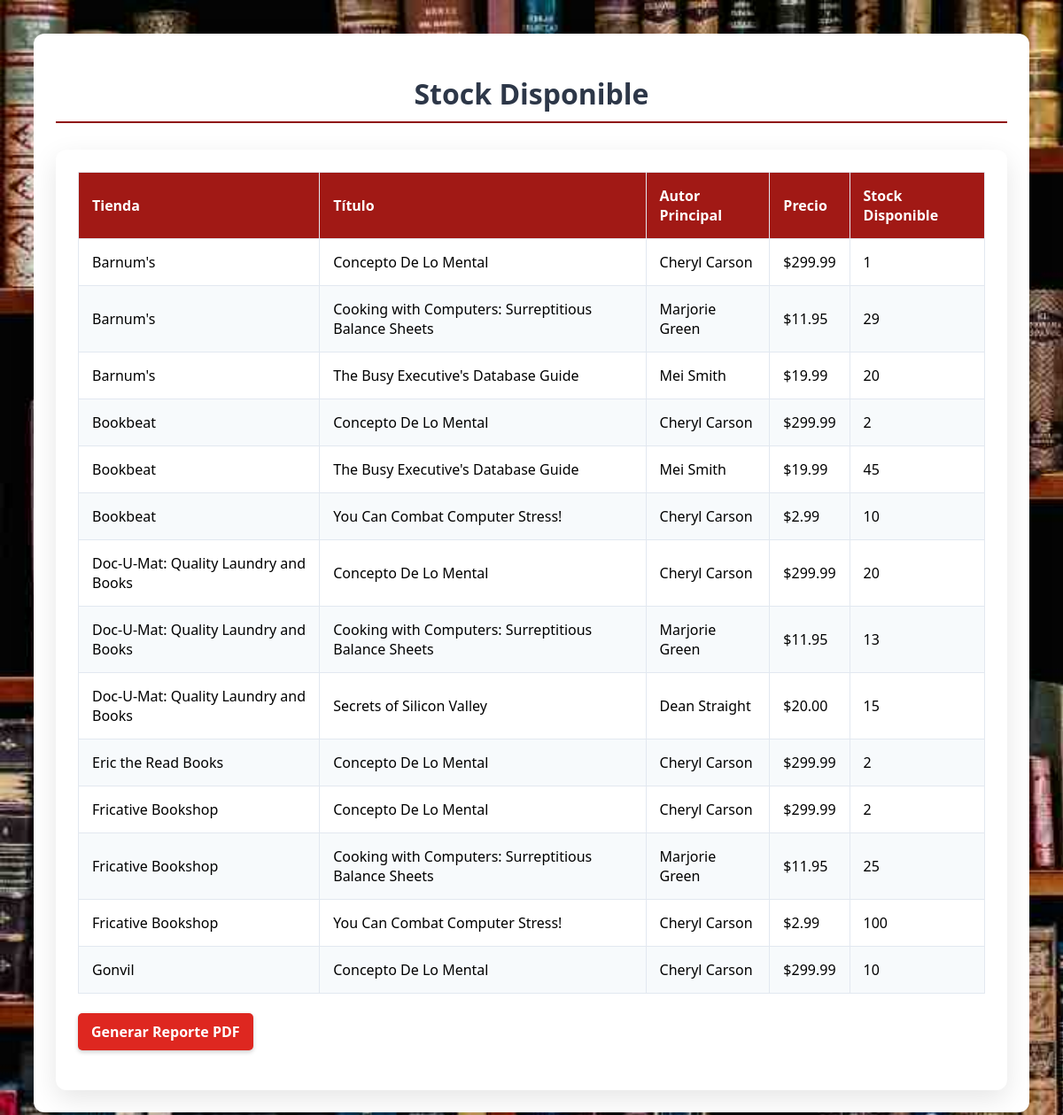
The app's page /cliente.php with its own data.
### tables this page shows
CREATE TABLE `stockinstores` (
  `stor_id` char(4) NOT NULL,
  `title_id` varchar(6) NOT NULL,
  `qty` int(11) NOT NULL
);

CREATE TABLE `stores` (
  `stor_id` char(4) NOT NULL,
  `stor_name` varchar(40) DEFAULT NULL,
  `stor_address` varchar(40) DEFAULT NULL,
  `city` varchar(20) DEFAULT NULL,
  `state` char(2) DEFAULT NULL,
  `zip` char(5) DEFAULT NULL
);

CREATE TABLE `titles` (
  `title_id` varchar(6) NOT NULL,
  `title` varchar(80) NOT NULL,
  `type` char(12) NOT NULL DEFAULT 'UNDECIDED',
  `pub_id` char(4) DEFAULT NULL,
  `price` decimal(10,4) DEFAULT NULL,
  `advance` decimal(10,4) DEFAULT NULL,
  `royalty` int(11) DEFAULT NULL,
  `ytd_sales` int(11) DEFAULT NULL,
  `notes` varchar(200) DEFAULT NULL,
  `pubdate` datetime NOT NULL DEFAULT current_timestamp()
);

### cliente.php (the view, shortened to what this page needs)
<?php
require 'conexion.php';
try {
    $sql_vista = "
        SELECT
            S.stor_name AS Tienda,
            T.title AS Titulo,
            CONCAT(A.au_fname, ' ', A.au_lname) AS AutorPrincipal,
            T.price AS Precio,
            SIS.qty AS StockDisponible
        FROM
            stores S
        INNER JOIN
            stockInStores SIS ON S.stor_id = SIS.stor_id
        INNER JOIN
            titles T ON SIS.title_id = T.title_id
        INNER JOIN
            titleauthor TA ON T.title_id = TA.title_id
        INNER JOIN
            authors A ON TA.au_id = A.au_id
        WHERE
            TA.au_ord = 1
            AND SIS.qty > 0
        ORDER BY
            S.stor_name, T.title;
    ";
    $stmt = $pdo->query($sql_vista);
    $inventario = $stmt->fetchAll(PDO::FETCH_ASSOC);
} catch (PDOException $e) {
    echo "Error al obtener la vista: " . $e->getMessage();
    $inventario = [];
}
?>
<!DOCTYPE html>
<html lang="es">
<head>
</head>
<body>
    <div class="data-section">
        <h1>Stock Disponible</h1>
    <div class="data-section">
        <table>
            <thead>
                <tr>
                    <th>Tienda</th>
                    <th>Título</th>
                    <th>Autor Principal</th>
                    <th>Precio</th>
                    <th>Stock Disponible</th>
                </tr>
            </thead>
            <tbody>
                <?php if (!empty($inventario)): ?>
                    <?php foreach ($inventario as $fila): ?>
                        <tr>
                            <td><?php echo htmlspecialchars($fila['Tienda']); ?></td>
                            <td><?php echo htmlspecialchars($fila['Titulo']); ?></td>
                            <td><?php echo htmlspecialchars($fila['AutorPrincipal']); ?></td>
                            <td>$<?php echo htmlspecialchars(number_format($fila['Precio'], 2)); ?></td>
                            <td><?php echo htmlspecialchars($fila['StockDisponible']); ?></td>
                        </tr>
                    <?php endforeach; ?>
                <?php else: ?>
                    <tr>
                        <td colspan="5" style="text-align: center;">No se encontraron datos de inventario.</td>
                    </tr>
                <?php endif; ?>
            </tbody>
        </table>
        <br>
        <a href="generar_pdf.php" target="_blank">Generar Reporte PDF</a>
    </div>
</body>
</html>

### cliente.php (style rules this page uses)
body { font-family: 'Segoe UI', sans-serif; background-image: url('img/bibliotecas.jpg'); background-size: cover; background-repeat: no-repeat; background-attachment: fixed; padding: 30px; }
.data-section { max-width: 1200px; margin: 0 auto; background: white; padding: 25px; border-radius: 12px; box-shadow: 0 10px 30px rgba(0,0,0,0.1); }
h1 { text-align: center; color: #2d3748; margin-bottom: 30px; border-bottom: 2px solid #8f0d0d; padding-bottom: 10px; }
table { width: 100%; border-collapse: collapse; }
th, td { padding: 15px; text-align: left; border: 1px solid #e2e8f0; }
th { background-color: #a11915; color: white; font-weight: 600; }
tr:nth-child(even) { background-color: #f7fafc; }
a { display: inline-block; padding: 10px 15px; margin-bottom: 20px; background-color: #de2720; color: white; text-decoration: none; border-radius: 5px; font-weight: bold; box-shadow: 0 2px 5px rgba(0,0,0,0.2); justify-content:center; }

### records on screen
stockinstores: stor.stor_name "Barnum's", title.title "Concepto De Lo Mental", AutorPrincipal "Cheryl Carson", title.price "299.99", qty "1"
stockinstores: stor.stor_name "Barnum's", title.title "Cooking with Computers: Surreptitious Balance Sheets", AutorPrincipal "Marjorie Green", title.price "11.95", qty "29"
stockinstores: stor.stor_name "Barnum's", title.title "The Busy Executive's Database Guide", AutorPrincipal "Mei Smith", title.price "19.99", qty "20"
stockinstores: stor.stor_name "Bookbeat", title.title "Concepto De Lo Mental", AutorPrincipal "Cheryl Carson", title.price "299.99", qty "2"
stockinstores: stor.stor_name "Bookbeat", title.title "The Busy Executive's Database Guide", AutorPrincipal "Mei Smith", title.price "19.99", qty "45"
stockinstores: stor.stor_name "Bookbeat", title.title "You Can Combat Computer Stress!", AutorPrincipal "Cheryl Carson", title.price "2.99", qty "10"
stockinstores: stor.stor_name "Doc-U-Mat: Quality Laundry and Books", title.title "Concepto De Lo Mental", AutorPrincipal "Cheryl Carson", title.price "299.99", qty "20"
stockinstores: stor.stor_name "Doc-U-Mat: Quality Laundry and Books", title.title "Cooking with Computers: Surreptitious Balance Sheets", AutorPrincipal "Marjorie Green", title.price "11.95", qty "13"
stockinstores: stor.stor_name "Doc-U-Mat: Quality Laundry and Books", title.title "Secrets of Silicon Valley", AutorPrincipal "Dean Straight", title.price "20.00", qty "15"
stockinstores: stor.stor_name "Eric the Read Books", title.title "Concepto De Lo Mental", AutorPrincipal "Cheryl Carson", title.price "299.99", qty "2"
stockinstores: stor.stor_name "Fricative Bookshop", title.title "Concepto De Lo Mental", AutorPrincipal "Cheryl Carson", title.price "299.99", qty "2"
stockinstores: stor.stor_name "Fricative Bookshop", title.title "Cooking with Computers: Surreptitious Balance Sheets", AutorPrincipal "Marjorie Green", title.price "11.95", qty "25"
stockinstores: stor.stor_name "Fricative Bookshop", title.title "You Can Combat Computer Stress!", AutorPrincipal "Cheryl Carson", title.price "2.99", qty "100"
stockinstores: stor.stor_name "Gonvil", title.title "Concepto De Lo Mental", AutorPrincipal "Cheryl Carson", title.price "299.99", qty "10"
